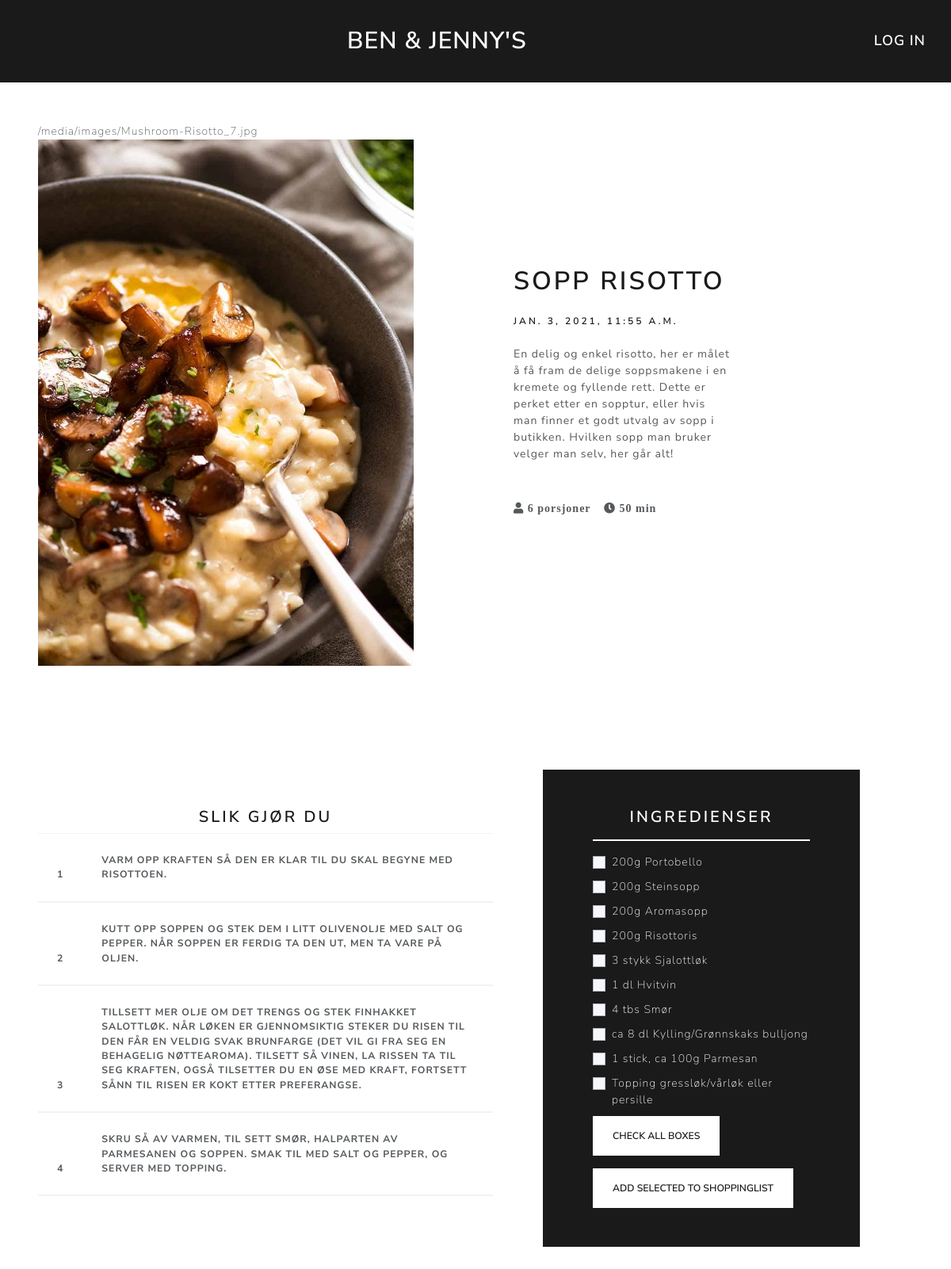
/recipes/6/, run on the app's committed database.
### recipes/models.py (models this page shows, shortened)
class Info(models.Model):
    title = models.CharField(max_length=200, default= "Empty")
    intro = models.CharField(max_length=4000, default= "Needs no intro")
    difficulty = models.IntegerField(default=1)
    photo = models.ImageField(upload_to='images/')
    pub_date = models.DateTimeField('date published')
    time = models.CharField(max_length=200, default= "30 min")
    servings = models.IntegerField(default=6)

class Ingredient(models.Model):
    info = models.ForeignKey(Info, on_delete=models.CASCADE, null=True)
    name = models.CharField(max_length=200)
    measurment = models.CharField(max_length=200)
    tagg = models.ForeignKey(Tagg, on_delete=models.SET_NULL, null=True)

class Instruction(models.Model):
    info = models.ForeignKey(Info, on_delete=models.CASCADE)
    text = models.CharField(max_length=2000)

### recipes/views.py (the view)
# urls.py: path('<int:info_id>/', views.get_one, name="get_one"),
def get_one(request, info_id):
    info = get_object_or_404(Info, pk=info_id)
    return render(request, 'recipes/info.html', {'info': info})

### recipes/templates/recipes/info.html (shortened to what this page needs)
{% extends 'base.html' %}
{% block content %}
    <div class="row" style="width: 100%; max-height:100%;">
        <div class="col-lg-6 d-flex align-items-center" style="height: 843px;">
            <div class="pl-5 pr-5 pb-5 pt-5" style="width:100%">
                {{MEDIA_URL}}{{info.photo }}
                <img class="img-fluid sidebar_image mb-2" src="{{MEDIA_URL}}{{info.photo }}">
            </div>
        </div>
        <div class="col-lg-4 col-md-6 col-sm-12 col-12 match d-flex align-items-center order-sm-2 order-lg-2 order-md-2 order-1" style="height:843px;">
            <div class="pt-5 pb-5 pl-5 pr-5 aos-init aos-animate" data-aos="fade-left">
                <h1 class="blueText mb-4 mt-3 aos-init aos-animate" data-aos="fade-up" data-aos-duration="900"> {{ info.title }} </h1>
                <h6 class="mb-4 aos-init aos-animate" data-aos="fade-up" data-aos-duration="1000">{{ info.pub_date }}</h6>
                <div data-aos="fade-up" data-aos-duration="1100" class="aos-init aos-animate"><p style="font-weight: 400;"> {{ info.intro }} </p></div>
                <ul class="list-inline list-unstyled mt-5">
                    <li class="list-inline-item mb-2 aos-init" data-aos="fade-up" data-aos-duration="1200">
                        <i class="fa fa-user pr-1" aria-hidden="true" style="height:25px;" alt="servings">  {{ info.servings }} porsjoner  </i>
                    </li>
                    <li class="list-inline-item mb-2 aos-init" data-aos="fade-up" data-aos-duration="1300">
                        <i class="fas fa-clock pr-1" aria-hidden="true" style="height:25px;" alt="time"> {{ info.time }} </i>
                    </li>
                </ul>
            </div>
        </div>
    </div>
    <div class="row pt-5 pb-5" style="width: 100%;">
        <div class=" text-white bg-primary order-lg-2 col-lg-4">
            <div class=" card-body pt-5 pl-5 pr-5">
                <h4 class="card-title" style="text-align:center;">Ingredienser</h4>
                <hr style="height:2px;border-width:0;color:white;background-color:white">
                <div class="tab-content">
                    <form action="/recipes/add_to_shop/" method="post">
                    {% for ingredient in info.ingredient_set.all %}
                    <div class="custom-control custom-checkbox" name="selected" style="padding-bottom: 10px;">
                        <label class="custom-control-label" for="customCheck{{ forloop.counter }}">{{ ingredient.measurment }} {{ ingredient.name }}</label>
                    </div>
                    {% endfor %}
                    <li class="list-inline-item mb-3"><button type="button" class="btn btn-secondary" onclick="eventCheckBox()" id="selectall" name="selectall">Check all boxes</button></li>
                    <li class="list-inline-item mb-3"><button type="submit" class="btn btn-secondary">Add selected to Shoppinglist</button></li>
                    </form>
                </div>
            </div>
        </div>
        <div class="order-lg-1 col-lg-7">
            <div class="pt-5 pb-5 pl-5 pr-5">
                <h4 style="text-align:center;">Slik gjør du</h4>
                <table class="table table-hover">
                    <thead>
                        {% for Instruction in info.instruction_set.all %}
                      <tr>
                        <th scope="col">{{ forloop.counter }}</th>
                        <th scope="col">{{Instruction.text}}</th>
                      </tr>
                      {% endfor %}
                    </thead>
                </table>
            </div>
        </div>
    </div>
{% endblock %}

### templates/base.html (style rules this page uses)
img.sidebar_image { display: block; margin-left: auto; margin-right: auto; width: auto; height: 100%; max-height: 680px; }

### data on the page
Info: photo "images/Mushroom-Risotto_7.jpg", photo (picture), title "SOPP RISOTTO", pub_date "JAN. 3, 2021, 11:55 A.M.", intro "En delig og enkel risotto, her er målet å få fram de delige soppsmakene i en kremete og fyllende rett. Dette er perket etter en sopptur, eller hvis man finner et godt utvalg av sopp i butikken. Hvilken sopp man bruker velger man selv, her går alt!", servings "6", time "50 min"
Ingredient: measurment "200g", name "Portobello"
Ingredient: measurment "200g", name "Steinsopp"
Ingredient: measurment "200g", name "Aromasopp"
Ingredient: measurment "200g", name "Risottoris"
Ingredient: measurment "3 stykk", name "Sjalottløk"
Ingredient: measurment "1 dl", name "Hvitvin"
Ingredient: measurment "4 tbs", name "Smør"
Ingredient: measurment "ca 8 dl", name "Kylling/Grønnskaks bulljong"
Ingredient: measurment "1 stick, ca 100g", name "Parmesan"
Ingredient: measurment "Topping", name "gressløk/vårløk eller persille"
Instruction: text "VARM OPP KRAFTEN SÅ DEN ER KLAR TIL DU SKAL BEGYNE MED RISOTTOEN."
Instruction: text "KUTT OPP SOPPEN OG STEK DEM I LITT OLIVENOLJE MED SALT OG PEPPER. NÅR SOPPEN ER FERDIG TA DEN UT, MEN TA VARE PÅ OLJEN."
Instruction: text "TILLSETT MER OLJE OM DET TRENGS OG STEK FINHAKKET SALOTTLØK. NÅR LØKEN ER GJENNOMSIKTIG STEKER DU RISEN TIL DEN FÅR EN VELDIG SVAK BRUNFARGE (DET VIL GI FRA SEG EN BEHAGELIG NØTTEAROMA). TILSETT SÅ VINEN, LA RISSEN TA TIL SEG KRAFTEN, OGSÅ TILSETTER DU EN ØSE MED KRAFT, FORTSETT SÅNN TIL RISEN ER KOKT ETTER PREFERANGSE."
Instruction: text "SKRU SÅ AV VARMEN, TIL SETT SMØR, HALPARTEN AV PARMESANEN OG SOPPEN. SMAK TIL MED SALT OG PEPPER, OG SERVER MED TOPPING."

### other printed values
{{ MEDIA_URL }} "/media/"
